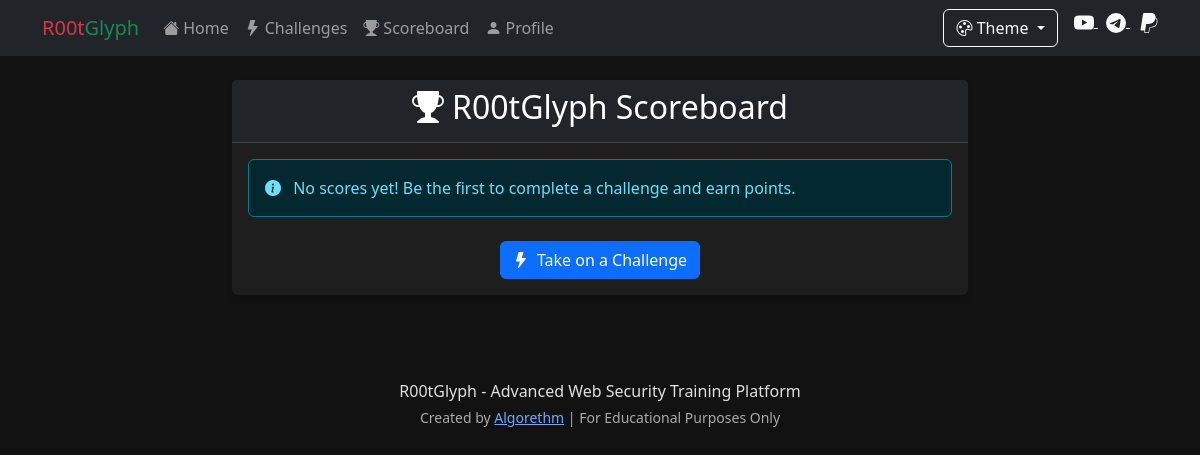
/scoreboard, run on an earlier commit of the app's database.
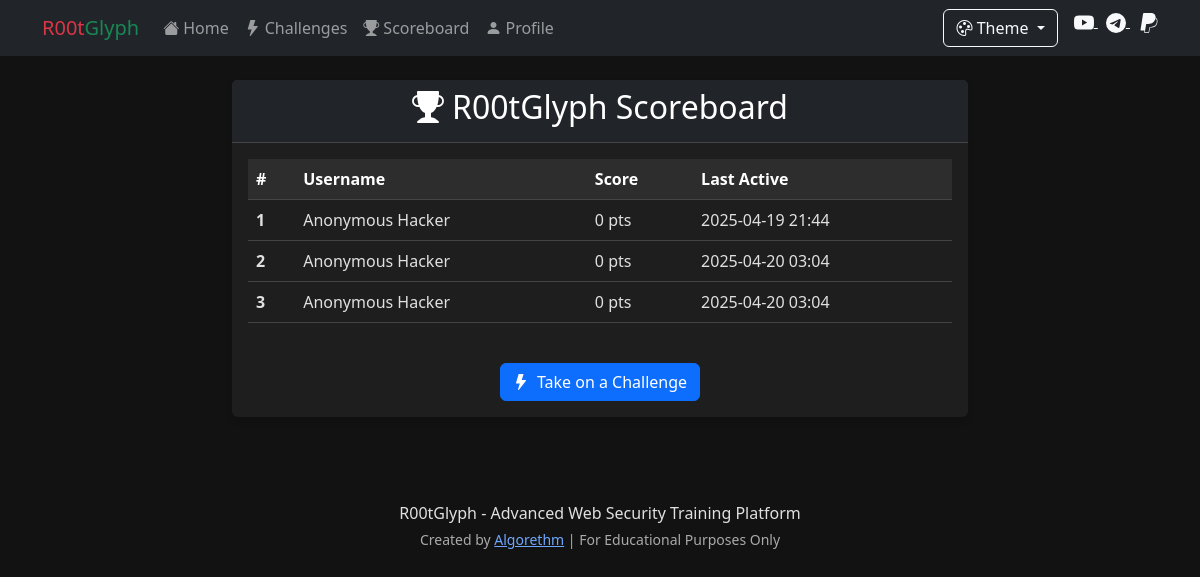
And on a later commit of the database.
### app.py (models this page shows)
class LocalUser(db.Model):
    id = db.Column(db.Integer, primary_key=True)
    username = db.Column(db.String(50), nullable=False, default='Hacker')
    display_name = db.Column(db.String(50), nullable=False, default='Anonymous Hacker')
    machine_id = db.Column(db.String(64), unique=True, nullable=False)
    score = db.Column(db.Integer, default=0)
    completed_challenges = db.Column(db.Text, default='[]')  # JSON string of completed challenge IDs
    created_at = db.Column(db.DateTime, default=datetime.utcnow)
    last_active = db.Column(db.DateTime, default=datetime.utcnow)

### app.py (the view)
@app.route('/scoreboard')
def scoreboard():
    top_users = LocalUser.query.order_by(LocalUser.score.desc()).limit(20).all()
    return render_template('scoreboard.html', users=top_users)

### templates/scoreboard.html (shortened to what this page needs)
{% extends 'base.html' %}
{% block content %}
<div class="row">
    <div class="col-md-8 offset-md-2">
        <div class="card">
            <div class="card-header bg-dark text-white">
                <h2 class="text-center"><i class="bi bi-trophy-fill me-2"></i>R00tGlyph Scoreboard</h2>
            </div>
            <div class="card-body">
                {% if users %}
                <div class="table-responsive">
                    <table class="table table-hover">
                        <thead class="table-dark">
                            <tr>
                                <th scope="col">#</th>
                                <th scope="col">Username</th>
                                <th scope="col">Score</th>
                                <th scope="col">Last Active</th>
                            </tr>
                        </thead>
                        <tbody>
                            {% for user in users %}
                            <tr {% if session.get('machine_id') == user.machine_id %}class="table-success"{% endif %}>
                                <th scope="row">{{ loop.index }}</th>
                                <td>{{ user.display_name }}</td>
                                <td>{{ user.score }} pts</td>
                                <td>{{ user.last_active.strftime('%Y-%m-%d %H:%M') }}</td>
                            </tr>
                            {% endfor %}
                        </tbody>
                    </table>
                </div>
                {% else %}
                <div class="alert alert-info">
                    <i class="bi bi-info-circle-fill me-2"></i>
                    No scores yet! Be the first to complete a challenge and earn points.
                </div>
                {% endif %}
                <div class="text-center mt-4">
                    <a href="{{ url_for('vulnerabilities') }}" class="btn btn-primary">
                        <i class="bi bi-lightning-fill me-2"></i>Take on a Challenge
                    </a>
                </div>
            </div>
        </div>
    </div>
</div>
{% endblock %}

### templates/base.html (shortened to what this page needs)
<!DOCTYPE html>
<html lang="en" data-bs-theme="{{ session.get('theme', 'dark') }}">
<head>
    <link rel="stylesheet" href="https://cdn.jsdelivr.net/npm/bootstrap@5.3.0/dist/css/bootstrap.min.css">
    <link rel="stylesheet" href="https://cdn.jsdelivr.net/npm/bootstrap-icons@1.11.1/font/bootstrap-icons.css">
    <link rel="stylesheet" href="{{ url_for('static', filename='css/style.css') }}">
</head>
<body>
    <nav class="navbar navbar-expand-lg navbar-dark bg-dark">
        <div class="container">
            <a class="navbar-brand" href="{{ url_for('index') }}"><span class="text-danger">R00t</span><span class="text-success">Glyph</span></a>
            <div class="collapse navbar-collapse" id="navbarNav">
                <ul class="navbar-nav me-auto">
                    <li class="nav-item">
                        <a class="nav-link" href="{{ url_for('index') }}"><i class="bi bi-house-fill me-1"></i>Home</a>
                    </li>
                    <li class="nav-item">
                        <a class="nav-link" href="{{ url_for('vulnerabilities') }}"><i class="bi bi-lightning-fill me-1"></i>Challenges</a>
                    </li>
                    <li class="nav-item">
                        <a class="nav-link" href="{{ url_for('scoreboard') }}"><i class="bi bi-trophy-fill me-1"></i>Scoreboard</a>
                    </li>
                    <li class="nav-item">
                        <a class="nav-link" href="{{ url_for('profile') }}"><i class="bi bi-person-fill me-1"></i>Profile</a>
                    </li>
                </ul>
                <div class="d-flex">
                    <div class="dropdown me-3">
                        <button class="btn btn-outline-light dropdown-toggle" type="button" id="themeDropdown" data-bs-toggle="dropdown" aria-expanded="false">
                            <i class="bi bi-palette"></i> Theme
                        </button>
                    </div>
                    <div class="social-icons">
                        <a href="https://youtube.com/@algorethm_" target="_blank" class="text-light me-2" title="YouTube">
                        </a>
                        <a href="https://t.me/hackerpwd1" target="_blank" class="text-light me-2" title="Telegram">
                        </a>
                        <a href="https://www.paypal.com/donate/?hosted_button_id=Z9HENP8G6PTD6" target="_blank" class="text-light" title="PayPal Donation">
                        </a>
                    </div>
                </div>
            </div>
        </div>
    </nav>
    <div class="container mt-4">
        {% block content %}{% endblock %}
    </div>
    <footer class="mt-5 py-3 text-center">
        <div class="container">
            <p class="mb-1">R00tGlyph - Advanced Web Security Training Platform</p>
            <p class="small text-muted">Created by <a href="https://youtube.com/@algorethm_" target="_blank">Algorethm</a> | For Educational Purposes Only</p>
        </div>
    </footer>
</body>
</html>

### static/css/style.css (style rules this page uses)
body { font-family: 'Segoe UI', Tahoma, Geneva, Verdana, sans-serif; }
.card { box-shadow: 0 4px 6px rgba(0, 0, 0, 0.1); margin-bottom: 20px; border: none; }
.card-header { font-weight: bold; }
footer { margin-top: 50px; }
.social-icons a { transition: all 0.3s ease; }
[data-bs-theme="dark"] { --bs-body-bg: #121212; --bs-body-color: #e0e0e0; --bs-primary-rgb: 13, 110, 253; --bs-secondary-rgb: 108, 117, 125; --bs-success-rgb: 25, 135, 84; --bs-info-rgb: 13, 202, 240; --bs-warning-rgb: 255, 193, 7; --bs-danger-rgb: 220, 53, 69; --bs-light-rgb: 248, 249, 250; --bs-dark-rgb: 33, 37, 41; }
[data-bs-theme="dark"] .card { background-color: #1e1e1e; border-color: #333; }
[data-bs-theme="dark"] .text-muted { color: #aaaaaa !important; }
[data-bs-theme="dark"] .table { --bs-table-color: #e0e0e0; --bs-table-bg: #1e1e1e; --bs-table-border-color: #444; }
[data-bs-theme="dark"] .table-dark { --bs-table-bg: #2d2d2d; --bs-table-border-color: #444; }

What changed in the data, as far as the page shows it:
added LocalUser: display_name "Anonymous Hacker", score "0", last_active "2025-04-19 21:44"
added LocalUser: display_name "Anonymous Hacker", score "0", last_active "2025-04-20 03:04"
added LocalUser: display_name "Anonymous Hacker", score "0", last_active "2025-04-20 03:04"
Also different on the page:
text no longer shown: "No scores yet! Be the first to complete a challenge and earn points."
text now shown: "# Username Score Last Active"
